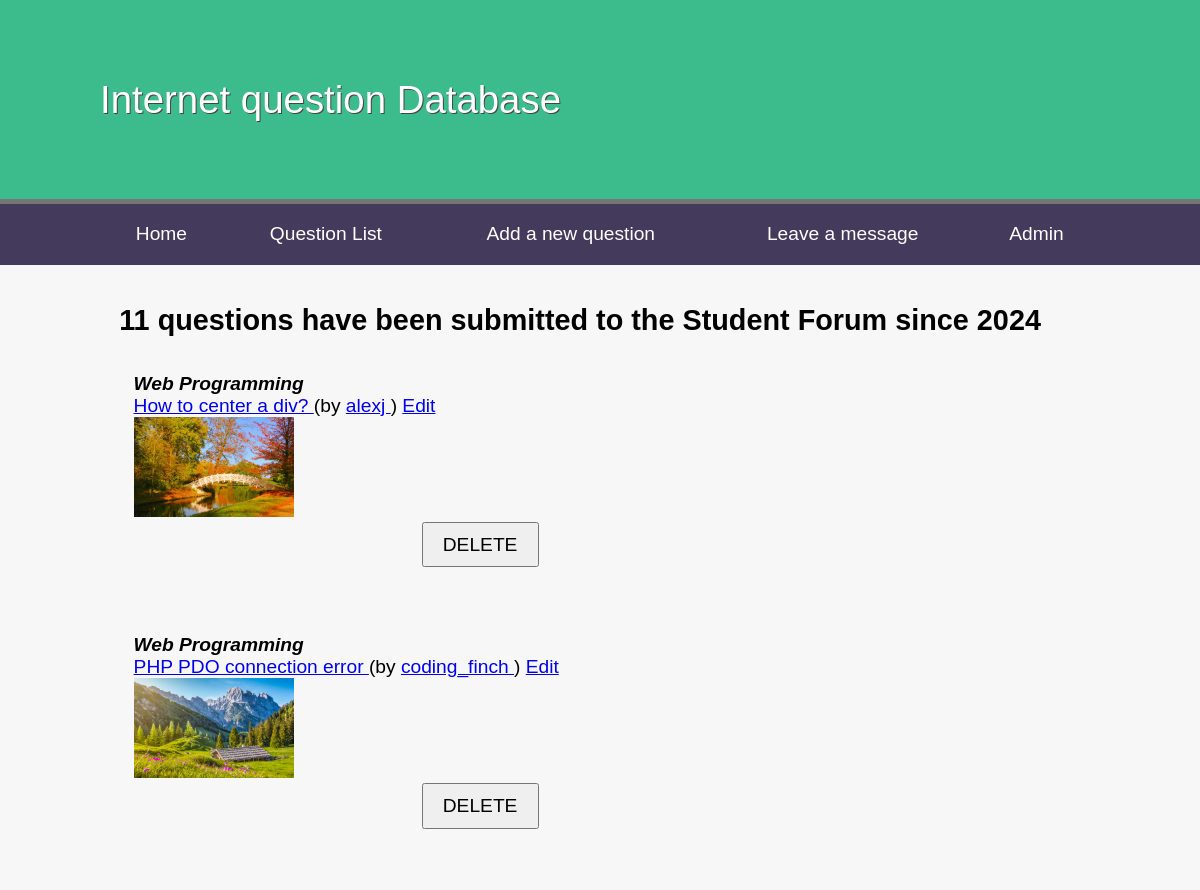
Before: /questions.php (upper part) with the older database file.
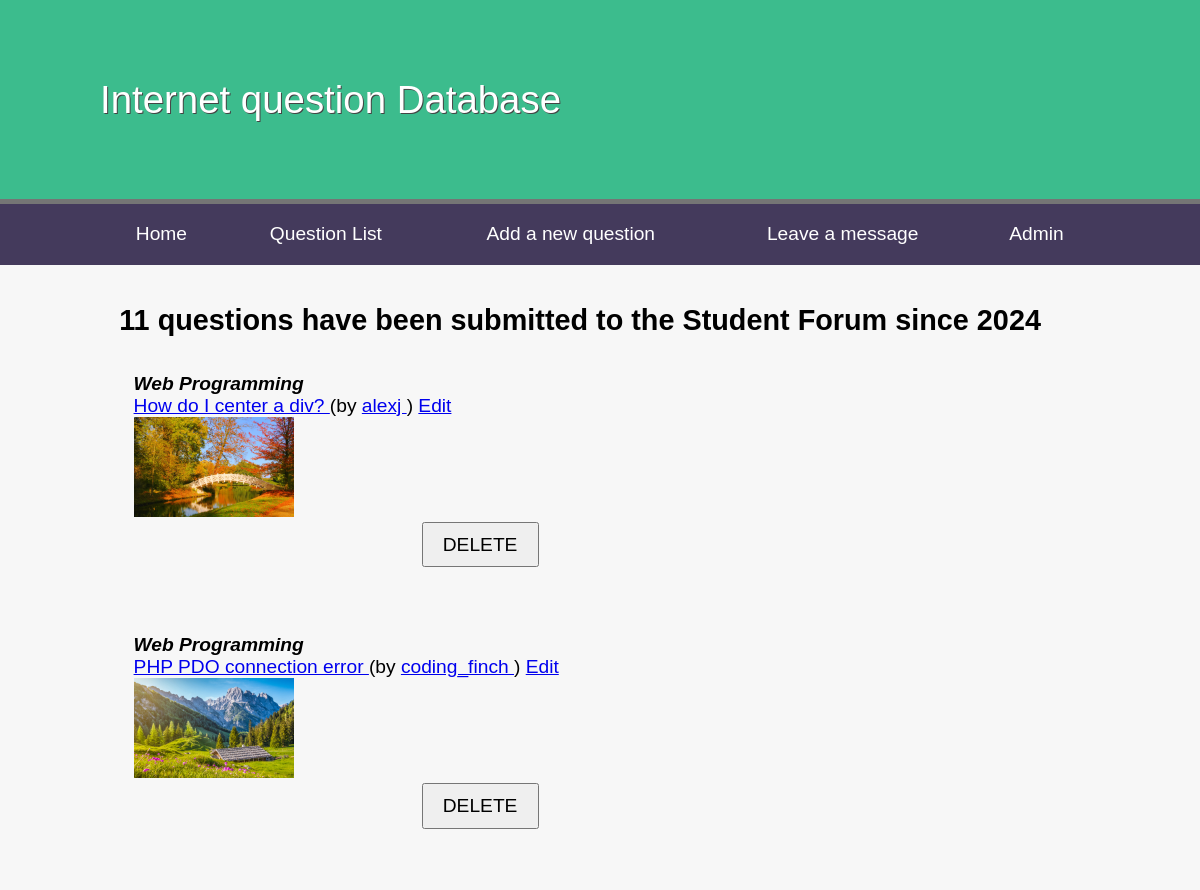
After: the same page with the newer database file.
### tables this page shows
CREATE TABLE `question` (
  `question_id` int(11) NOT NULL,
  `title` varchar(255) NOT NULL,
  `content` text NOT NULL,
  `image` varchar(255) DEFAULT NULL,
  `view_count` int(11) NOT NULL DEFAULT 0,
  `status` varchar(50) NOT NULL DEFAULT 'active',
  `created_at` timestamp NOT NULL DEFAULT current_timestamp(),
  `user_id` int(11) DEFAULT NULL,
  `module_id` int(11) NOT NULL,
  `updated_at` timestamp NOT NULL DEFAULT current_timestamp() ON UPDATE current_timestamp()
);

CREATE TABLE `module` (
  `module_id` int(11) NOT NULL,
  `module_name` varchar(255) NOT NULL
);

CREATE TABLE `user_account` (
  `user_id` int(11) NOT NULL,
  `username` varchar(100) NOT NULL,
  `email` varchar(255) NOT NULL,
  `password` varchar(255) NOT NULL,
  `status` varchar(50) NOT NULL DEFAULT 'active',
  `created_at` timestamp NOT NULL DEFAULT current_timestamp()
);

### questions.php (called while the page is built, shortened)
<?php
try {
    include 'includes/DatabaseConnection.php';
    include 'includes/DataBaseFunctions.php';
    $questions = getQuestionList($pdo);
    $totalQuestions = getTotalQuestions($pdo);
    include 'templates/questions.html.php';
} catch (PDOException $e) {
    $title = 'An error has occured';
    $output = 'Database error: ' . $e->getMessage();
}
include 'templates/layout.html.php';

### includes/DatabaseFunctions.php (called while the page is built, shortened)
<?php
function query($pdo, $sql, $parameters=[]) {
    $query = $pdo->prepare($sql);
    $query->execute($parameters);
    return $query;
}
function getQuestionList($pdo) {
    $sql = 'SELECT question_id, title, content, `image`, email, username, module_name
    FROM question
    INNER JOIN user_account ON question.user_id = user_account.user_id
    INNER JOIN module ON question.module_id = module.module_id';
    $questions = query($pdo, $sql);
    return $questions;
}
function getTotalQuestions($pdo) {
    $query = query($pdo, 'SELECT COUNT(*) FROM question');
    $row = $query->fetch();
    return $row[0];
}

### templates/questions.html.php (the view, shortened to what this page needs)
<div class="questionlist">
    <div class="questions">
        <h2><?=htmlspecialchars($totalQuestions, ENT_QUOTES, 'UTF-8')?> questions have been submitted to the Student Forum since 2024</h2>
        <br>
        <?php foreach($questions as $question): ?>
            <blockquote>
        <strong><em><?=htmlspecialchars($question['module_name'], ENT_QUOTES, 'UTF-8')?>
        <br></em></strong>
        <a href="questiondetail.php?id=<?=$question['question_id']?>">
        <?=htmlspecialchars($question['title'], ENT_QUOTES, 'UTF-8')?>
        </a>
        (by <a href="mailto:<?=htmlspecialchars($question['email'], ENT_QUOTES, 'UTF-8');?>">
        <?=htmlspecialchars($question['username'], ENT_QUOTES, 'UTF-8');?>
        </a>)
        <a href="editquestion.php?id=<?=$question['question_id']?>">Edit</a>
        <br>
        <img height='100px' src="images/<?=htmlspecialchars($question['image'],
        ENT_QUOTES, 'UTF-8'); ?>" >
                <form action="deletequestion.php" method="post" class="confirm-delete">
            <input type="submit" value="DELETE">
        </form>
            </blockquote>
        <?php endforeach;?>
    </div>
</div>

Changed rows visible on the page:
changed question "alexj": title "How to center a div?" → "How do I center a div?"
